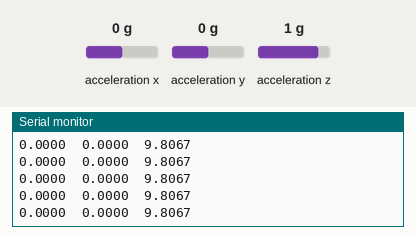
Bench run of a program on a simulated Teensy 4. Parts: the last lines printed to the serial monitor. The inputs (shaded band) are chosen by the test bench; at power-on: acceleration x 0 g, acceleration y 0 g, acceleration z 1 g.

Above: at 1.2 s.
1.3 s: acceleration x set to -1.4 g
At 1.8 s:
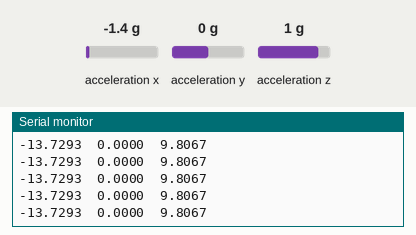
2.8 s: acceleration y set to -1.4 g
At 3.5 s:
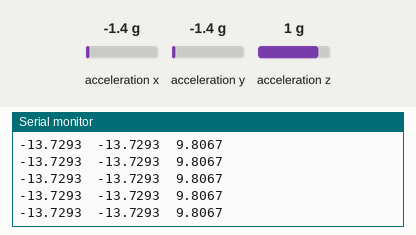
4.3 s: acceleration z set to -1.4 g
At 5.1 s:
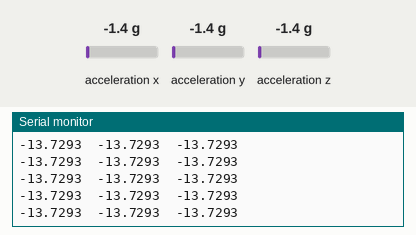

Measured:
- after the input at 1.3 s, the serial monitor: prints a new line at once (image 1)
- after the input at 2.8 s, the serial monitor: prints a new line at once (image 2)
- after the input at 4.3 s, the serial monitor: prints a new line at once (image 3)

The program:

main.cpp
```cpp
// This program is used to send streaming accelerometer data from MMA8451 through Bluefruit LE using Teensy 4.0 //

// Headers for Teensy & Accelerometer //
#include <Arduino.h>
#include <Wire.h>
#include <Adafruit_MMA8451.h>
#include <Adafruit_Sensor.h>
// Headers for Bluetooth //

#define xbee Serial1

// Accelerator Class //
Adafruit_MMA8451 mma = Adafruit_MMA8451();
// Samplerate for accelerometer //
int data_samplerate = 1000; // Hz
int data_delay = 1000/data_samplerate;
#define MMA8451_SAMPLERATE_DELAY_MS (data_delay)

void setup(void)
{
  Serial.begin(9600); // Serial connection to USB
  xbee.begin(115200); // Serial connection to XBEE
  // while (!Serial);
  Serial.println("Adafruit MMA8451 test!");


  // Start accelerometer
  if (! mma.begin()){
    Serial.println("Couldnt start");
  }
  Serial.println("MMA8451 found!");

  // Set G-range for accelerometer //
  mma.setRange(MMA8451_RANGE_8_G);
  Serial.print("Range = "); Serial.print(2 << mma.getRange());
  Serial.println("G");
  Serial.println(F("Done!"));
}

void loop(void)
  {
  // Read the 'raw' data in 14-bit counts
  // mma.read();

  // /* Get a new sensor event */
  sensors_event_t event;
  mma.getEvent(&event);

  // /* Display the results (acceleration is measured in m/s^2) */
  Serial.print(event.acceleration.x,4);
  Serial.print("\t");
  Serial.print(event.acceleration.y,4);
  Serial.print("\t");
  Serial.println(event.acceleration.z,4);

  xbee.print(event.acceleration.x,4);
  xbee.print("\t");
  xbee.print(event.acceleration.y,4);
  xbee.print("\t");
  xbee.println(event.acceleration.z,4);


  delay(MMA8451_SAMPLERATE_DELAY_MS);
}
```
